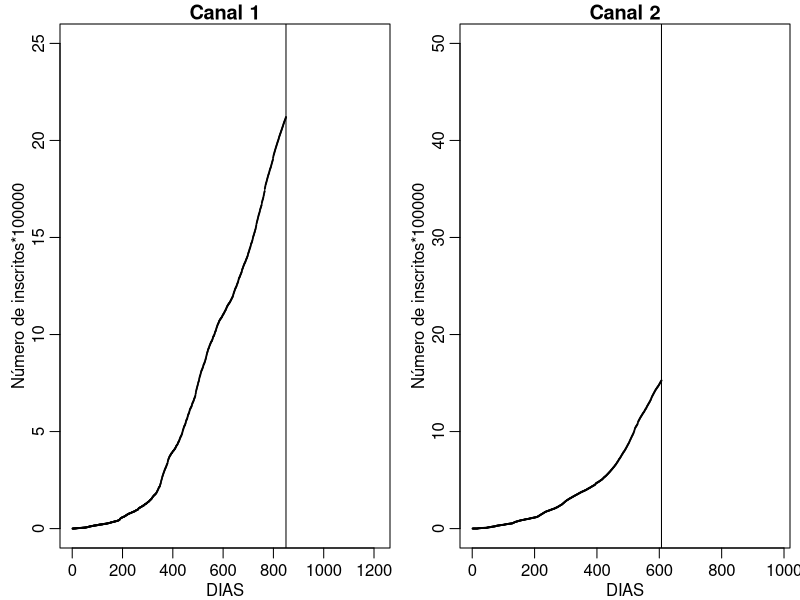
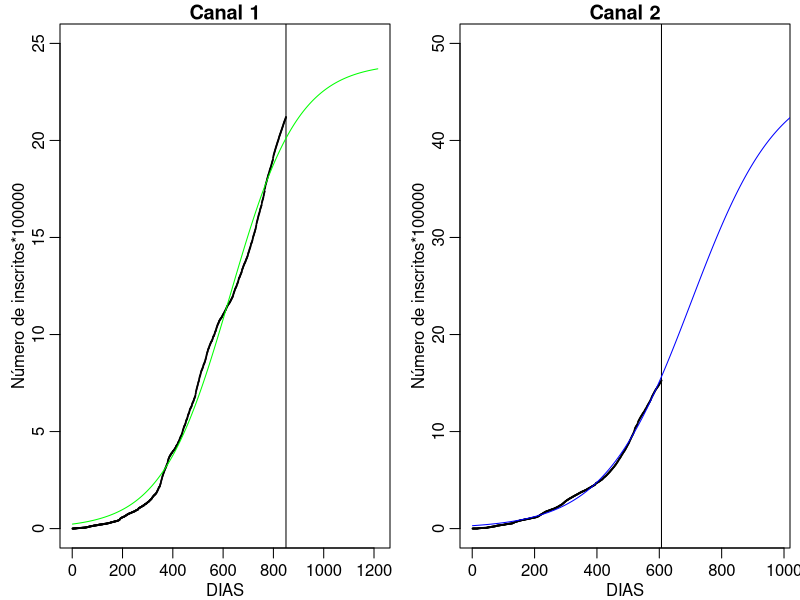

These charts were generated, in order, by the following R code:
rm(list = ls())

df <- read.table("data/youtube.txt", header = TRUE)

# Separa os dados por canal
canais <- split(df, df$CANAL)
df_canal1 <- canais[[1]]
df_canal2 <- canais[[2]]

# Exibe as primeiras linhas de cada data frame
head(df_canal1)
head(df_canal2)

# Calcula o número acumulado Y de inscritos para cada canal
df_canal1$INSCRITOS <- df_canal1$INSCRITOS / 100000
df_canal1$Y <- cumsum(df_canal1$INSCRITOS)

df_canal2$INSCRITOS <- df_canal2$INSCRITOS / 100000
df_canal2$Y <- cumsum(df_canal2$INSCRITOS)

# Função para o modelo logistico
f_log <- function(dias, l, beta, beta0) {
     out <- l / (1 + exp(-beta * (dias - beta0)))
     return(out)
}

# Função para calcular a perda quadrática
fc_perda <- function(par, y, dias) {
     mu <- f_log(dias = dias, l = par[1], beta = par[2], beta0 = par[3])
     out <- sum((y - mu)^2)
     return(out)
}

# Mostra os gráficos lado a lado
par(mfrow = c(1, 2), mar = c(2.6, 3, 1.2, 0.5), mgp = c(1.6, 0.6, 0))

# Gráfico do número acumulado de inscritos por dia para o canal 1
plot(df_canal1$Y ~ df_canal1$DIAS,
     xlim = c(0, 1215),
     ylim = c(0, 25),
     ylab = "Número de inscritos*100000",
     main = "Canal 1",
     xlab = "DIAS",
     type = "o",
     cex = 0.1
)

# Aplica linha de corte no dia 850
abline(v = 850)

# Gráfico do número acumulado de inscritos por dia para o canal 2
plot(df_canal2$Y ~ df_canal2$DIAS,
     ylab = "Número de inscritos*100000",
     main = "Canal 2",
     xlab = "DIAS",
     ylim = c(0, 50),
     xlim = c(0, 980),
     type = "p",
     cex = 0.1
)

# Aplica linha de corte no dia 607
abline(v = 607)


##### CANAL 1 #####


# Calcula a perda variando os parâmetros para encontrar o melhor,
# mais próximo encontrado em c(24, 0.007, 600)
fc_perda(par = c(24, 0.007, 600), y = df_canal1$Y, dias = df_canal1$DIAS)


# Otimiza o modelo utilizando os parâmetros encontrados manualmente
tmp <- optim(
     par = c(24, 0.007, 600),
     fn = fc_perda,
     y = df_canal1$Y,
     dias = df_canal1$DIAS,
     method = "Nelder-Mead"
)

# round(tmp$par, 3)

# Plota o gráfico com o predito
plot(df_canal1$Y ~ df_canal1$DIAS,
     xlim = c(0, 1215),
     ylim = c(0, 25),
     ylab = "Número de inscritos*100000",
     main = "Canal 1",
     xlab = "DIAS",
     type = "o",
     cex = 0.1
)
abline(v = 850)
dias <- 1:c(850 + 365)
predito <- f_log(
     dias = dias,
     l = tmp$par[1],
     beta = tmp$par[2],
     beta0 = tmp$par[3]
)
lines(dias, predito, col = "green")


##### CANAL 2 #####

fc_perda(par = c(27, 0.008, 620), y = df_canal2$Y, dias = df_canal2$DIAS)

tmp <- optim(
     par = c(27, 0.008, 620),
     fn = fc_perda,
     y = df_canal2$Y,
     dias = df_canal2$DIAS,
     method = "Nelder-Mead"
)

# round(tmp$par, 3)

plot(df_canal2$Y ~ df_canal2$DIAS,
     ylab = "Número de inscritos*100000",
     main = "Canal 2",
     xlab = "DIAS",
     ylim = c(0, 50),
     xlim = c(0, 980),
     type = "p",
     cex = 0.1
)
abline(v = 607)
dias <- 1:c(850 + 365)
predito <- f_log(
     dias = dias,
     l = tmp$par[1],
     beta = tmp$par[2],
     beta0 = tmp$par[3]
)
lines(dias, predito, col = "blue")
